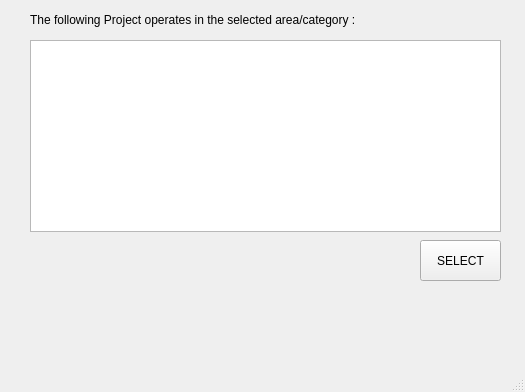
<?xml version="1.0" encoding="UTF-8"?>
<ui version="4.0">
 <class>MainWindow</class>
 <widget class="QMainWindow" name="MainWindow">
  <property name="geometry">
   <rect>
    <x>0</x>
    <y>0</y>
    <width>525</width>
    <height>392</height>
   </rect>
  </property>
  <property name="windowTitle">
   <string>MainWindow</string>
  </property>
  <widget class="QWidget" name="centralwidget">
   <widget class="QLabel" name="label">
    <property name="geometry">
     <rect>
      <x>30</x>
      <y>10</y>
      <width>401</width>
      <height>20</height>
     </rect>
    </property>
    <property name="font">
     <font>
      <pointsize>9</pointsize>
     </font>
    </property>
    <property name="text">
     <string>The following Project operates in the selected area/category :</string>
    </property>
   </widget>
   <widget class="QPushButton" name="SelectButton">
    <property name="geometry">
     <rect>
      <x>420</x>
      <y>240</y>
      <width>81</width>
      <height>41</height>
     </rect>
    </property>
    <property name="text">
     <string>SELECT</string>
    </property>
   </widget>
   <widget class="QListWidget" name="listWidget">
    <property name="geometry">
     <rect>
      <x>30</x>
      <y>40</y>
      <width>471</width>
      <height>192</height>
     </rect>
    </property>
   </widget>
  </widget>
  <widget class="QMenuBar" name="menubar">
   <property name="geometry">
    <rect>
     <x>0</x>
     <y>0</y>
     <width>525</width>
     <height>18</height>
    </rect>
   </property>
  </widget>
  <widget class="QStatusBar" name="statusbar"/>
 </widget>
 <resources/>
 <connections/>
</ui>
